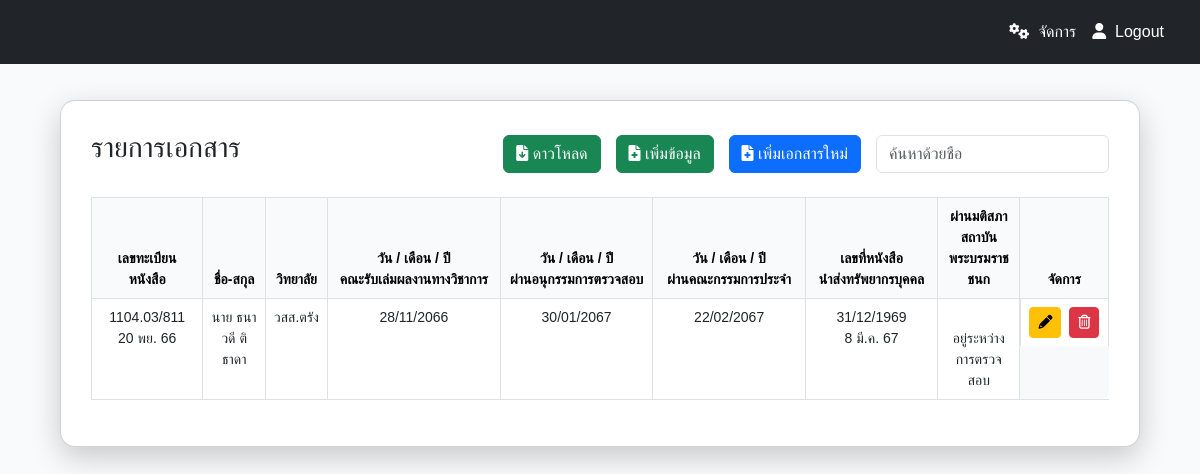
/dashboard.php (signed in), run on the app's committed database.
### tables this page shows
CREATE TABLE `faculty_progress` (
  `id` int(11) NOT NULL,
  `registration_number` varchar(255) NOT NULL,
  `prefix` varchar(10) NOT NULL,
  `fullname` varchar(255) NOT NULL,
  `college` varchar(255) NOT NULL,
  `date_faculty_received` date NOT NULL,
  `committee_approval_date` date DEFAULT NULL,
  `faculty_approval_date` date DEFAULT NULL,
  `book_number_HR` varchar(255) DEFAULT NULL,
  `book_number_HR_date` date DEFAULT NULL,
  `passed_institution` varchar(255) DEFAULT NULL,
  `passed_institution_date` date DEFAULT NULL
);

### dashboard.php (the view, shortened to what this page needs)
<?php
require_once 'db.php';
$fullName = $_SESSION['fullname'];
$userRole = $_SESSION['user_role'];
if ($userRole == 'admin' || $userRole == 'superadmin') {
    $sql = "SELECT * FROM faculty_progress";
} elseif ($userRole == 'user') {
    $fullNameTrimmed = str_replace(' ', '', $fullName);
    $sql = "SELECT * FROM faculty_progress WHERE REPLACE(TRIM(fullname), ' ', '') = ?";
}
$stmt = $conn->prepare($sql);
$stmt->execute();
$result = $stmt->get_result();
?>
<!DOCTYPE html>
<html lang="th">
<head>
    <link href="https://cdn.jsdelivr.net/npm/bootstrap@5.3.0/dist/css/bootstrap.min.css" rel="stylesheet">
    <link href="https://cdnjs.cloudflare.com/ajax/libs/font-awesome/6.0.0-beta3/css/all.min.css" rel="stylesheet">
</head>
<body>
    <div class="navbar navbar-dark bg-dark justify-content-end">
        <div class="nav-item d-flex">
            <?php if ($userRole != 'user'): ?>
            <a class="nav-link mr-3" href="user_management.php"><i class="fa-solid fa-cogs"></i>&nbsp;&nbsp;จัดการ</a>
            <?php endif; ?>
            <a class="nav-link" href="logout.php"><i class="fa-solid fa-user"></i>&nbsp;&nbsp;Logout</a>
        </div>
    </div>
    <div class="card">
        <div class="header-card">
            <h3 class="text-left">รายการเอกสาร</h3><br>
            <div class="search-add">
                <?php if ($userRole != 'user'): ?>
                <div class="tab-func">
                    <button type="button" class="btn btn-success btn-m btn-header"
                        onclick="window.location.href='download_excel.php';">
                        <i class="fa-solid fa-file-arrow-down"></i> ดาวโหลด
                    </button>
                </div>
                <div class="tab-func">
                    <button type="button" class="btn btn-success btn-m btn-header"
                        onclick="document.getElementById('excel_file').click();">
                        <i class="fa-solid fa-file-medical"></i> เพิ่มข้อมูล
                    </button>
                </div>
                <div class="tab-func">
                    <button type="button" class="btn btn-primary btn-m btn-header" data-bs-toggle="modal"
                        data-bs-target="#exampleModal">
                        <i class="fa-solid fa-file-medical"></i> เพิ่มเอกสารใหม่
                    </button>
                </div>
                <div class="tab-func">
                    <input type="text" class="form-control search-name" placeholder="ค้นหาด้วยชื่อ" aria-label="Small"
                        aria-describedby="inputGroup-sizing-sm">
                </div>
                <?php endif; ?>
            </div>
        </div>
        <br>
        <div class="table-responsive">
            <table class="table table-bordered">
                <thead>
                    <tr>
                        <?php if ($userRole == 'admin' || $userRole == 'superadmin'): ?>
                        <th>เลขทะเบียนหนังสือ</th>
                        <?php endif; ?>
                        <th>ชื่อ-สกุล</th>
                        <?php if ($userRole == 'admin' || $userRole == 'superadmin'): ?>
                        <th>วิทยาลัย</th>
                        <?php endif; ?>
                        <th>วัน / เดือน / ปี<br>คณะรับเล่มผลงานทางวิชาการ</th>
                        <th>วัน / เดือน / ปี<br>ผ่านอนุกรรมการตรวจสอบ</th>
                        <th>วัน / เดือน / ปี<br>ผ่านคณะกรรมการประจำ</th>
                        <th>เลขที่หนังสือ<br>นำส่งทรัพยากรบุคคล</th>
                        <?php if ($userRole == 'admin' || $userRole == 'superadmin'): ?>
                        <th>ผ่านมติสภาสถาบัน<br>พระบรมราชชนก</th>
                        <?php endif; ?>
                        <?php if ($userRole == 'superadmin'): ?>
                        <th>จัดการ</th>
                        <?php endif; ?>
                    </tr>
                </thead>
                <tbody>
                    <?php if ($result->num_rows > 0): ?>
                    <?php while ($row = $result->fetch_assoc()): ?>
                    <tr>
                        <?php if ($userRole == 'admin' || $userRole == 'superadmin'): ?>
                        <td><?php echo htmlspecialchars($row['registration_number']); ?></td>
                        <?php endif; ?>
                        <td><?php echo htmlspecialchars($row['prefix']) ?>
                            <?php echo !empty($row['fullname']) ? htmlspecialchars($row['fullname']) : '-'; ?></td>
                        <?php if ($userRole == 'admin' || $userRole == 'superadmin'): ?>
                        <td><?php echo !empty($row['college']) ? htmlspecialchars($row['college']) : '-'; ?></td>
                        <?php endif; ?>
                        <td>
                            <?php echo !empty($row['date_faculty_received']) && $row['date_faculty_received'] !== '0000-00-00' ?
                        date('d/m/Y', strtotime($row['date_faculty_received'])) : 'อยู่ระหว่างการตรวจสอบ';
                    ?>
                        </td>
                        <td>
                            <?php echo !empty($row['committee_approval_date']) && $row['committee_approval_date'] !== '0000-00-00' ?
                        date('d/m/Y', strtotime($row['committee_approval_date'])) : 'อยู่ระหว่างการตรวจสอบ';
                    ?>
                        </td>
                        <td>
                            <?php echo !empty($row['faculty_approval_date']) && $row['faculty_approval_date'] !== '0000-00-00' ?
                        date('d/m/Y', strtotime($row['faculty_approval_date'])) : 'อยู่ระหว่างการตรวจสอบ';
                    ?>
                        </td>
                        <td>
                            <?php echo !empty($row['book_number_HR_date']) && $row['book_number_HR_date'] !== '0000-00-00'
                                    ? date('d/m/Y', strtotime($row['book_number_HR_date'])): ''; ?><br>
                            <?php echo !empty($row['book_number_HR']) ? htmlspecialchars($row['book_number_HR']) : 'อยู่ระหว่างการตรวจสอบ'; ?>
                        </td>
                        <?php if ($userRole == 'admin' || $userRole == 'superadmin'): ?>
                        <td>
                            <?php echo !empty($row['passed_institution_date']) && $row['passed_institution_date'] !== '0000-00-00'
                                    ? date('d/m/Y', strtotime($row['passed_institution_date'])): ''; ?><br>
                            <?php echo !empty($row['passed_institution']) ? htmlspecialchars($row['passed_institution']) : 'อยู่ระหว่างการตรวจสอบ'; ?>
                        </td>
                        <?php endif; ?>
                        <?php if ($userRole == 'superadmin'): ?>
                        <td class="btn-action">
                            <a href="#" class="btn btn-warning btn-sm edit-btn" data-id="<?php echo $row['id']; ?>"><i
                                    class="fa-solid fa-pencil"></i></a>
                            <a href="#" class="btn btn-danger btn-sm delete-btn" data-id="<?php echo $row['id']; ?>"><i
                                    class="fa-regular fa-trash-can"></i></a>
                        </td>
                        <?php endif; ?>
                    </tr>
                    <?php endwhile; ?>
                    <?php else: ?>
                    <tr>
                        <td colspan="9" class="text-center">ไม่มีข้อมูล</td>
                    </tr>
                    <?php endif; ?>
                </tbody>
            </table>
        </div>
    </div>
</body>
</html>

### dashboard.php (style rules this page uses)
body { background-color: #f9fafc; font-family: 'Arial', sans-serif; height: 100vh; margin: 0; }
.card { padding: 30px; border-radius: 15px; box-shadow: 0px 10px 30px rgba(0, 0, 0, 0.2); background: white; margin-top: 50px; margin: 3% 5%; background-color: #ffffff; }
.table th, .table td { text-align: center; font-size: 14px; }
.table { background: #f8f9fa; border-radius: 10px; }
.table th { background-color: #f9fafc; color: black; }
.header-card { display: flex; justify-content: space-between; }
.table th:nth-child(4), .table td:nth-child(4) { width: 17%; }
.table th:nth-child(5), .table td:nth-child(5) { width: 15%; }
.table th:nth-child(6), .table td:nth-child(6) { width: 15%; }
.table th:nth-child(7), .table td:nth-child(7) { width: 13%; }
.table td:nth-child(9) { text-align: center; vertical-align: middle; }
.btn-action { display: flex; justify-content: center; align-items: center; }
.nav-item a { color: white; margin-right: 1rem; }
.navbar { padding: 20px; }
.search-add { display: flex; flex-wrap: wrap; gap: 15px; align-items: flex-end; }
.tab-func { display: flex; flex-direction: column; align-items: flex-start; }

### data on the page
faculty_progress: registration_number "1104.03/811 20 พย. 66", prefix "นาย", fullname "ธนาวดี ติธาดา", college "วสส.ตรัง", date_faculty_received "28/11/2066", committee_approval_date "30/01/2067", faculty_approval_date "22/02/2067", book_number_HR_date "31/12/1969", book_number_HR "8 มี.ค. 67", passed_institution "อยู่ระหว่างการตรวจสอบ"
